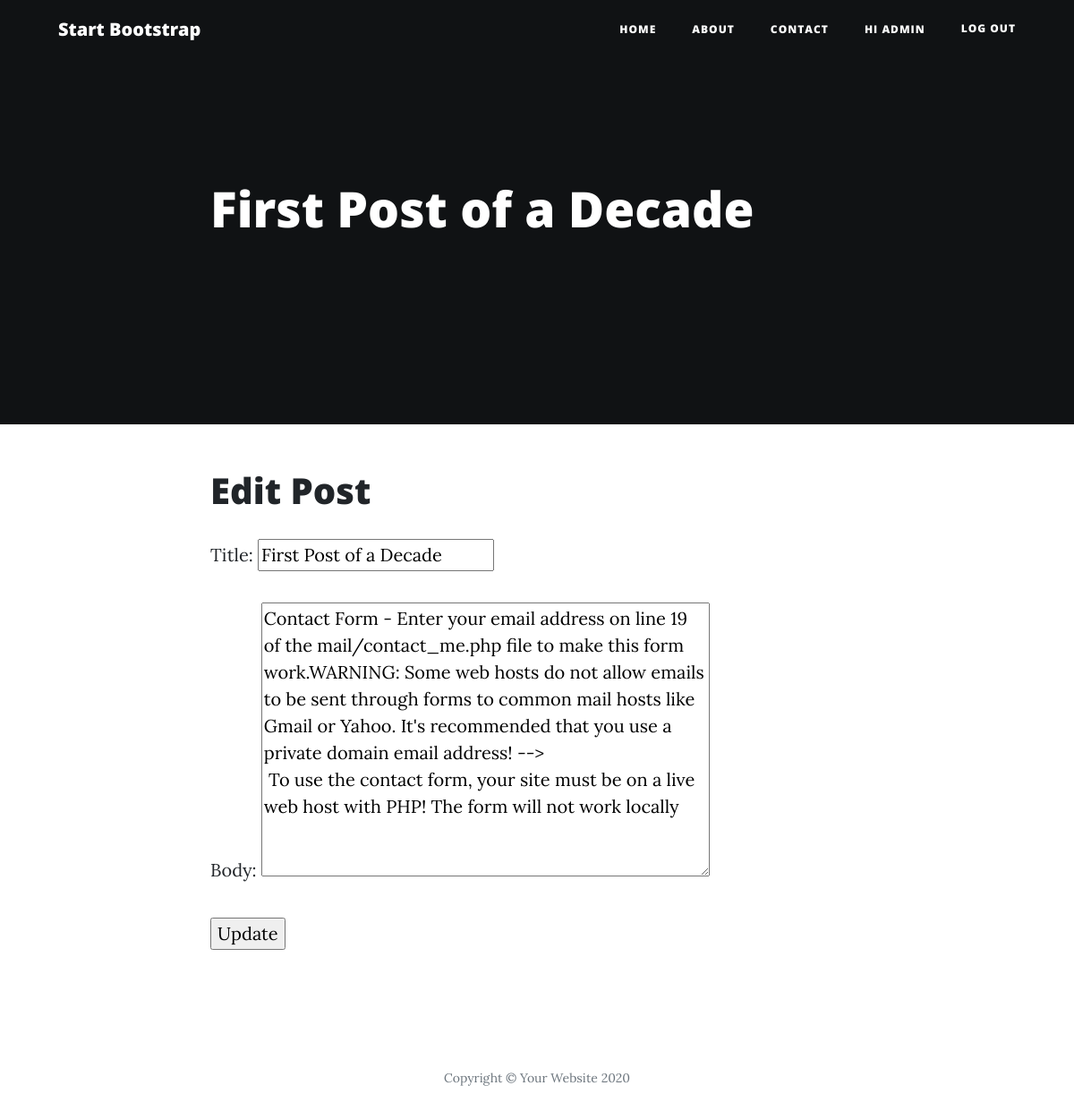
Screenshot of /post/2/edit/ (signed in) with the database file from the repository.
### blogs/models.py (models this page shows, shortened)
class Post(models.Model):
    title = models.CharField(max_length=200)
    author = models.ForeignKey('auth.User', on_delete=models.CASCADE,) # Allows for many to one relationship
    body = models.TextField()
    date = models.DateTimeField(auto_now_add=True)

### blogs/views.py (the view)
# urls.py: path('post/<int:pk>/edit/', login_required(BlogUpdateView.as_view()), name='post_edit'),
class BlogUpdateView(UpdateView):
    model = Post
    template_name = 'blogs/post_edit.html'
    fields = ['title', 'body']
    success_url = reverse_lazy('home')

### blogs/templates/blogs/post_edit.html (shortened to what this page needs)
{% extends 'blogs/base.html' %}
{% block content %}
  <header class="masthead" style="background-color: black">
    <div class="overlay"></div>
    <div class="container">
      <div class="row">
        <div class="col-lg-8 col-md-10 mx-auto">
          <div class="post-heading">
            <h1>{{ post.title }}</h1>
          </div>
        </div>
      </div>
    </div>
  </header>
  <div class="container">
      <div class="row">
        <div class="col-lg-8 col-md-10 mx-auto">
        <h1>Edit Post</h1>
        <form method="POST">
            {{ form.as_p }}
            <input type="submit" value="Update">
        </form>
        </div>
      </div>
    </div>
{% endblock content %}

### blogs/templates/blogs/base.html (shortened to what this page needs)
{% load static %}
<!DOCTYPE html>
<html lang="en">
  <head>
    <link href="{% static 'css/bootstrap.min.css' %}" rel="stylesheet">
    <link href="{% static 'css/all.min.css' %}" rel="stylesheet" type="text/css">
    <link href="{% static 'css/clean-blog.min.css' %}" rel="stylesheet">
  </head>
  <body>
  <nav class="navbar navbar-expand-lg navbar-light fixed-top" id="mainNav">
    <div class="container">
      <a class="navbar-brand" href="index.html">Start Bootstrap</a>
      <div class="collapse navbar-collapse" id="navbarResponsive">
        <ul class="navbar-nav ml-auto">
          <li class="nav-item">
            <a class="nav-link" href="{% url 'home' %}">Home</a>
          </li>
          <li class="nav-item">
            <a class="nav-link" href="{% url 'about' %}">About</a>
          </li>
          <li class="nav-item">
            <a class="nav-link" href="{% url 'contact' %}">Contact</a>
          </li>
          <li class="nav-item">
            {% if user.is_authenticated %}
              <a class="nav-link">Hi {{ user.username }}</a>
            {% else %}
              <a class="nav-link" href="{% url 'login' %}">Login</a>
            {% endif %}
          </li>
          <li class="nav-item">
            {% if user.is_authenticated %}
              <a href="{% url 'logout' %}">Log out</a>
            {% endif %}
          </li>
        </ul>
      </div>
    </div>
  </nav>
  {% block content %}
  {% endblock content %}
  <footer>
    <div class="container">
      <div class="row">
        <div class="col-lg-8 col-md-10 mx-auto">
          <ul class="list-inline text-center">
            <li class="list-inline-item">
              <a href="#">
                <span class="fa-stack fa-lg">
                  <i class="fas fa-circle fa-stack-2x"></i>
                  <i class="fab fa-twitter fa-stack-1x fa-inverse"></i>
                </span>
              </a>
            </li>
            <li class="list-inline-item">
              <a href="#">
                <span class="fa-stack fa-lg">
                  <i class="fas fa-circle fa-stack-2x"></i>
                  <i class="fab fa-facebook-f fa-stack-1x fa-inverse"></i>
                </span>
              </a>
            </li>
            <li class="list-inline-item">
              <a href="#">
                <span class="fa-stack fa-lg">
                  <i class="fas fa-circle fa-stack-2x"></i>
                  <i class="fab fa-github fa-stack-1x fa-inverse"></i>
                </span>
              </a>
            </li>
          </ul>
          <p class="copyright text-muted">Copyright &copy; Your Website 2020</p>
        </div>
      </div>
    </div>
  </footer>
  </body>
</html>

### rows the page displays
Post: title "First Post of a Decade", body "Contact Form - Enter your email address on line 19 of the mail/contact_me.php file to make this form work.WARNING: Some web hosts do not allow emails to be sent through forms to common mail hosts like Gmail or Yahoo. It's recommended that you use a private domain email address! --> To use the contact form, your site must be on a live web host with PHP! The form will not work locally"

### other values shown
{{ user.username }} "ADMIN"
